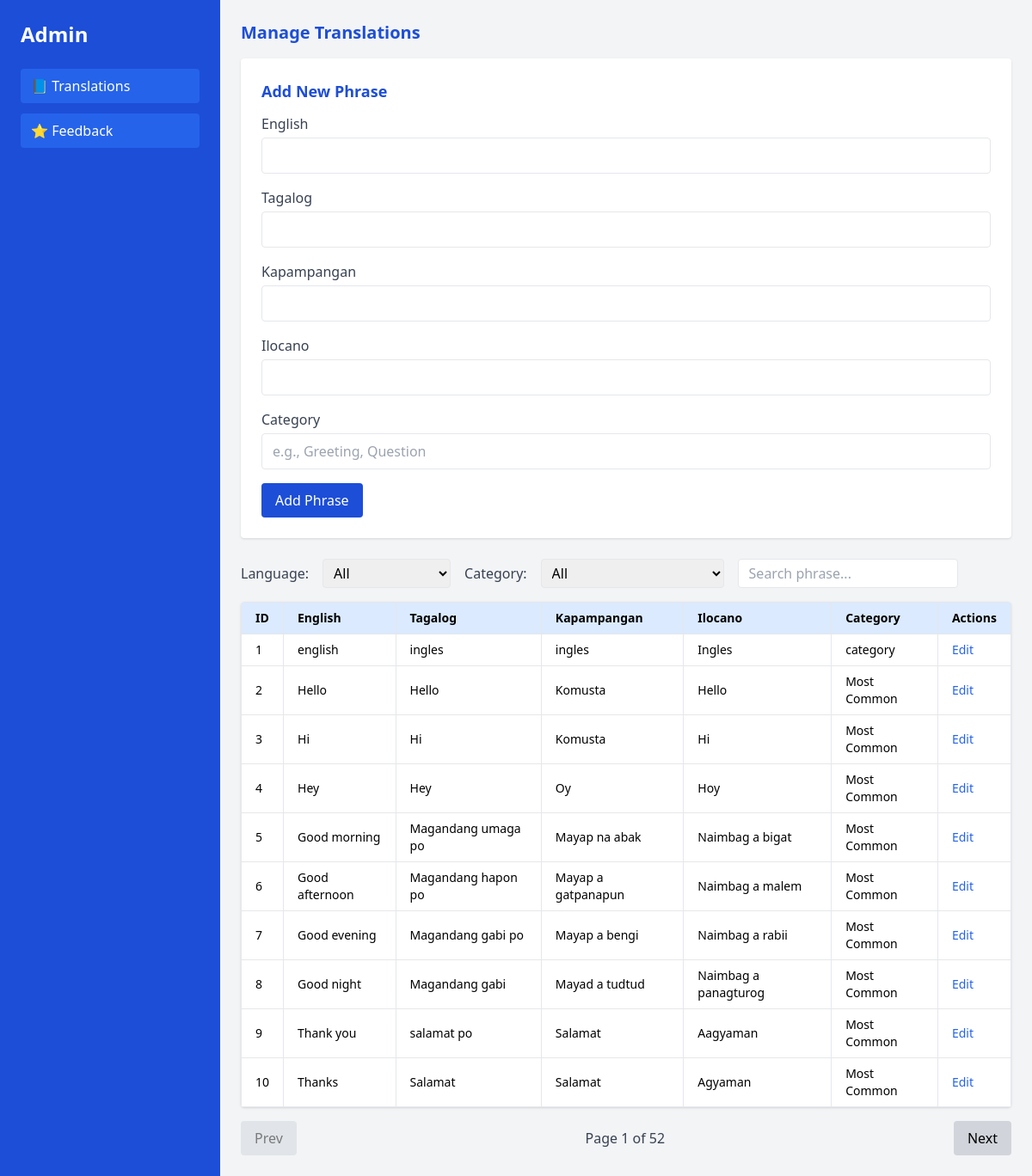
The app's page /admin.php with its own data.
### tables this page shows
CREATE TABLE `translations` (
  `id` int(11) NOT NULL,
  `phrase_key` varchar(255) DEFAULT NULL,
  `english` text DEFAULT NULL,
  `tagalog` text DEFAULT NULL,
  `kapampangan` text DEFAULT NULL,
  `ilocano` text DEFAULT NULL,
  `category` varchar(50) DEFAULT 'General',
  `created_at` timestamp NOT NULL DEFAULT current_timestamp()
);

### admin.php (the view, shortened to what this page needs)
<?php
include("api/db_connect.php");
$translations = $conn->query("SELECT * FROM translations ORDER BY id ASC");
?>
<!DOCTYPE html>
<html lang="en">
<head>
  <script src="https://cdn.tailwindcss.com"></script>
</head>
<body class="bg-gray-100 flex">
  <div class="w-64 bg-blue-700 text-white min-h-screen p-6">
    <h2 class="text-2xl font-bold mb-6">Admin</h2>
    <nav class="space-y-3">
      <button onclick="showTab('translations')" class="w-full text-left py-2 px-3 bg-blue-600 rounded hover:bg-blue-500">📘 Translations</button>
      <button onclick="showTab('feedback')" class="w-full text-left py-2 px-3 bg-blue-600 rounded hover:bg-blue-500">⭐ Feedback</button>
    </nav>
  </div>
  <div class="flex-1 p-6">
    <div id="translations">
      <h2 class="text-xl font-bold text-blue-700 mb-4">Manage Translations</h2>
      <div class="bg-white p-6 rounded shadow mb-6">
        <h3 class="text-lg font-semibold mb-3 text-blue-700">Add New Phrase</h3>
        <form method="POST" class="space-y-4">
          <div>
            <label class="block font-medium text-gray-700 mb-1">English</label>
            <input type="text" name="english" class="w-full border px-3 py-2 rounded" required>
          </div>
          <div>
            <label class="block font-medium text-gray-700 mb-1">Tagalog</label>
            <input type="text" name="tagalog" class="w-full border px-3 py-2 rounded">
          </div>
          <div>
            <label class="block font-medium text-gray-700 mb-1">Kapampangan</label>
            <input type="text" name="kapampangan" class="w-full border px-3 py-2 rounded">
          </div>
          <div>
            <label class="block font-medium text-gray-700 mb-1">Ilocano</label>
            <input type="text" name="ilocano" class="w-full border px-3 py-2 rounded">
          </div>
          <div>
            <label class="block font-medium text-gray-700 mb-1">Category</label>
            <input type="text" name="category" class="w-full border px-3 py-2 rounded" placeholder="e.g., Greeting, Question">
          </div>
          <button type="submit" name="add_phrase" class="bg-blue-700 text-white px-4 py-2 rounded hover:bg-blue-600">Add Phrase</button>
        </form>
      </div>
      <div class="flex items-center gap-4 mb-4">
        <label class="text-gray-700 font-medium">Language:</label>
        <select id="languageFilter" class="border rounded px-2 py-1">
          <option value="all">All</option>
        </select>
        <label class="text-gray-700 font-medium">Category:</label>
        <select id="categoryFilter" class="border rounded px-2 py-1">
          <option value="all">All</option>
        </select>
        <input type="text" id="searchBox" placeholder="Search phrase..." class="border rounded px-3 py-1 w-64">
      </div>
      <div class="overflow-x-auto bg-white rounded shadow">
        <table class="w-full text-sm text-left border-collapse" id="translationTable">
          <thead class="bg-blue-100">
            <tr>
              <th class="px-4 py-2 border">ID</th>
              <th class="px-4 py-2 border lang-english">English</th>
              <th class="px-4 py-2 border lang-tagalog">Tagalog</th>
              <th class="px-4 py-2 border lang-kapampangan">Kapampangan</th>
              <th class="px-4 py-2 border lang-ilocano">Ilocano</th>
              <th class="px-4 py-2 border">Category</th>
              <th class="px-4 py-2 border">Actions</th>
            </tr>
          </thead>
          <tbody>
            <?php while($row = $translations->fetch_assoc()): ?>
              <tr class="hover:bg-gray-50">
                <td class="px-4 py-2 border"><?= $row['id'] ?></td>
                <td class="px-4 py-2 border lang-english"><?= htmlspecialchars($row['english']) ?></td>
                <td class="px-4 py-2 border lang-tagalog"><?= htmlspecialchars($row['tagalog']) ?></td>
                <td class="px-4 py-2 border lang-kapampangan"><?= htmlspecialchars($row['kapampangan']) ?></td>
                <td class="px-4 py-2 border lang-ilocano"><?= htmlspecialchars($row['ilocano']) ?></td>
                <td class="px-4 py-2 border category"><?= htmlspecialchars($row['category']) ?></td>
                <td class="px-4 py-2 border">
                  <a href="edit_translation.php?id=<?= $row['id'] ?>" class="text-blue-600 hover:underline">Edit</a>
                </td>
              </tr>
            <?php endwhile; ?>
          </tbody>
        </table>
      </div>
      <div class="flex justify-between items-center mt-4">
        <button id="prevBtn" class="px-4 py-2 bg-gray-300 rounded disabled:opacity-50">Prev</button>
        <span id="pageInfo" class="font-medium text-gray-700"></span>
        <button id="nextBtn" class="px-4 py-2 bg-gray-300 rounded disabled:opacity-50">Next</button>
      </div>
    </div>
  </div>
</body>
</html>

### records on screen
translations: id "1", english "english", tagalog "ingles", kapampangan "ingles", ilocano "Ingles", category "category"
translations: id "2", english "Hello", tagalog "Hello", kapampangan "Komusta", ilocano "Hello", category "Most Common"
translations: id "3", english "Hi", tagalog "Hi", kapampangan "Komusta", ilocano "Hi", category "Most Common"
translations: id "4", english "Hey", tagalog "Hey", kapampangan "Oy", ilocano "Hoy", category "Most Common"
translations: id "5", english "Good morning", tagalog "Magandang umaga po", kapampangan "Mayap na abak", ilocano "Naimbag a bigat", category "Most Common"
translations: id "6", english "Good afternoon", tagalog "Magandang hapon po", kapampangan "Mayap a gatpanapun", ilocano "Naimbag a malem", category "Most Common"
translations: id "7", english "Good evening", tagalog "Magandang gabi po", kapampangan "Mayap a bengi", ilocano "Naimbag a rabii", category "Most Common"
translations: id "8", english "Good night", tagalog "Magandang gabi", kapampangan "Mayad a tudtud", ilocano "Naimbag a panagturog", category "Most Common"
translations: id "9", english "Thank you", tagalog "salamat po", kapampangan "Salamat", ilocano "Aagyaman", category "Most Common"
translations: id "10", english "Thanks", tagalog "Salamat", kapampangan "Salamat", ilocano "Agyaman", category "Most Common"
